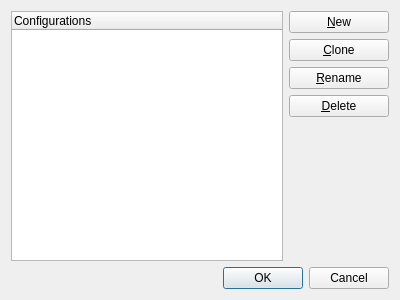
<?xml version="1.0" encoding="UTF-8"?>
<ui version="4.0">
 <class>ConfigurationManagerWindow</class>
 <widget class="QWidget" name="ConfigurationManagerWindow">
  <property name="windowModality">
   <enum>Qt::WindowModal</enum>
  </property>
  <property name="geometry">
   <rect>
    <x>0</x>
    <y>0</y>
    <width>400</width>
    <height>300</height>
   </rect>
  </property>
  <property name="windowTitle">
   <string>Configuration Manager</string>
  </property>
  <layout class="QVBoxLayout" name="verticalLayout_2">
   <item>
    <layout class="QHBoxLayout" name="horizontallayout">
     <item>
      <widget class="QTreeWidget" name="treewidget_configurations">
       <column>
        <property name="text">
         <string notr="true">Configurations</string>
        </property>
       </column>
      </widget>
     </item>
     <item>
      <layout class="QVBoxLayout" name="verticallayout">
       <item>
        <widget class="QPushButton" name="pushbutton_new">
         <property name="text">
          <string>&amp;New</string>
         </property>
        </widget>
       </item>
       <item>
        <widget class="QPushButton" name="pushbutton_clone">
         <property name="text">
          <string>&amp;Clone</string>
         </property>
        </widget>
       </item>
       <item>
        <widget class="QPushButton" name="pushbutton_rename">
         <property name="text">
          <string>&amp;Rename</string>
         </property>
        </widget>
       </item>
       <item>
        <widget class="QPushButton" name="pushbutton_delete">
         <property name="text">
          <string>&amp;Delete</string>
         </property>
        </widget>
       </item>
       <item>
        <spacer name="horizontalspacer">
         <property name="orientation">
          <enum>Qt::Horizontal</enum>
         </property>
         <property name="sizeType">
          <enum>QSizePolicy::Fixed</enum>
         </property>
         <property name="sizeHint" stdset="0">
          <size>
           <width>100</width>
           <height>20</height>
          </size>
         </property>
        </spacer>
       </item>
       <item>
        <spacer name="verticalspacer">
         <property name="orientation">
          <enum>Qt::Vertical</enum>
         </property>
         <property name="sizeHint" stdset="0">
          <size>
           <width>20</width>
           <height>40</height>
          </size>
         </property>
        </spacer>
       </item>
      </layout>
     </item>
    </layout>
   </item>
   <item>
    <widget class="QDialogButtonBox" name="buttonbox">
     <property name="standardButtons">
      <set>QDialogButtonBox::Cancel|QDialogButtonBox::Ok</set>
     </property>
    </widget>
   </item>
  </layout>
 </widget>
 <resources/>
 <connections/>
</ui>
